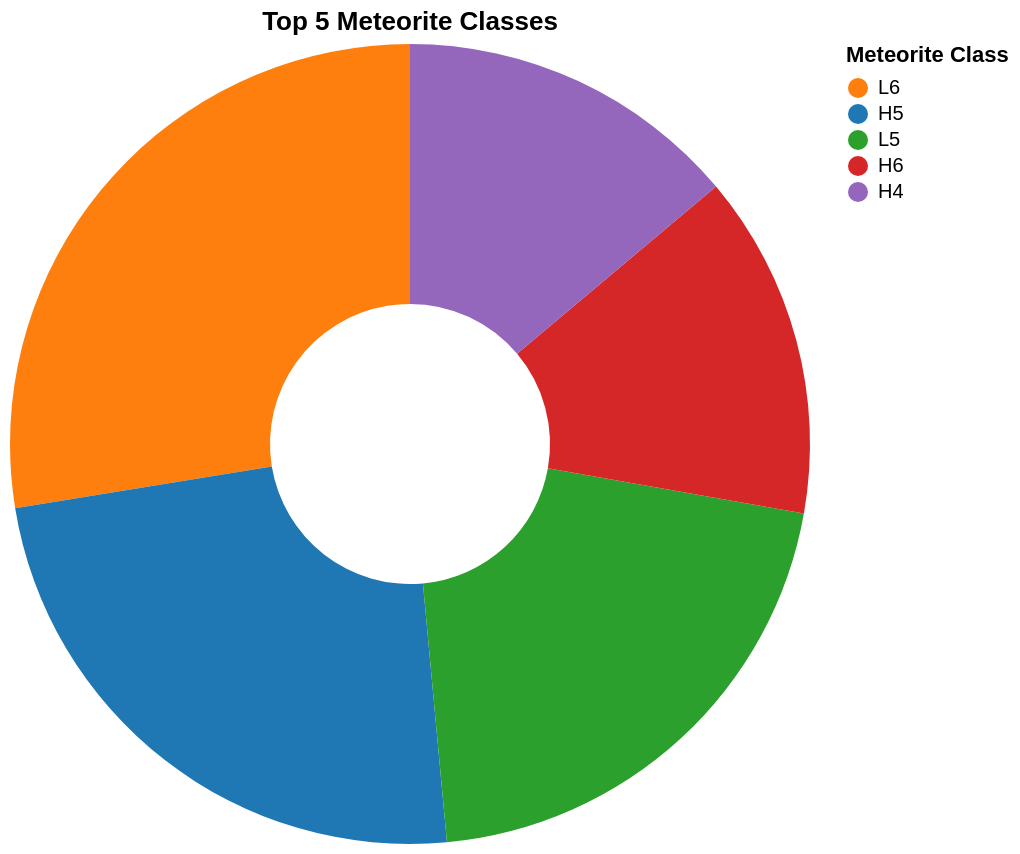

Describe this chart as a Vega-Lite specification.
### Vega-Lite specification from a JSON file in a GitHub repository (floating-point values rounded to 4 significant figures)
{"$schema": "https://vega.github.io/schema/vega-lite/v5.json", "width": 400, "height": 400, "title": "Top 5 Meteorite Classes", "data": {"values": [{"recclass": "L6", "count": 1779}, {"recclass": "H5", "count": 1543}, {"recclass": "L5", "count": 1339}, {"recclass": "H6", "count": 898}, {"recclass": "H4", "count": 895}]}, "mark": {"type": "arc", "innerRadius": 70, "tooltip": true}, "encoding": {"theta": {"field": "count", "type": "quantitative", "title": "Number of Meteorites"}, "color": {"field": "recclass", "type": "nominal", "legend": {"title": "Meteorite Class"}, "scale": {"domain": ["L6", "H5", "L5", "H6", "H4"], "range": ["#ff7f0e", "#1f77b4", "#2ca02c", "#d62728", "#9467bd"]}}, "tooltip": [{"field": "recclass", "type": "nominal", "title": "Meteorite Class"}, {"field": "count", "type": "quantitative", "title": "Number of Meteorites"}]}}
